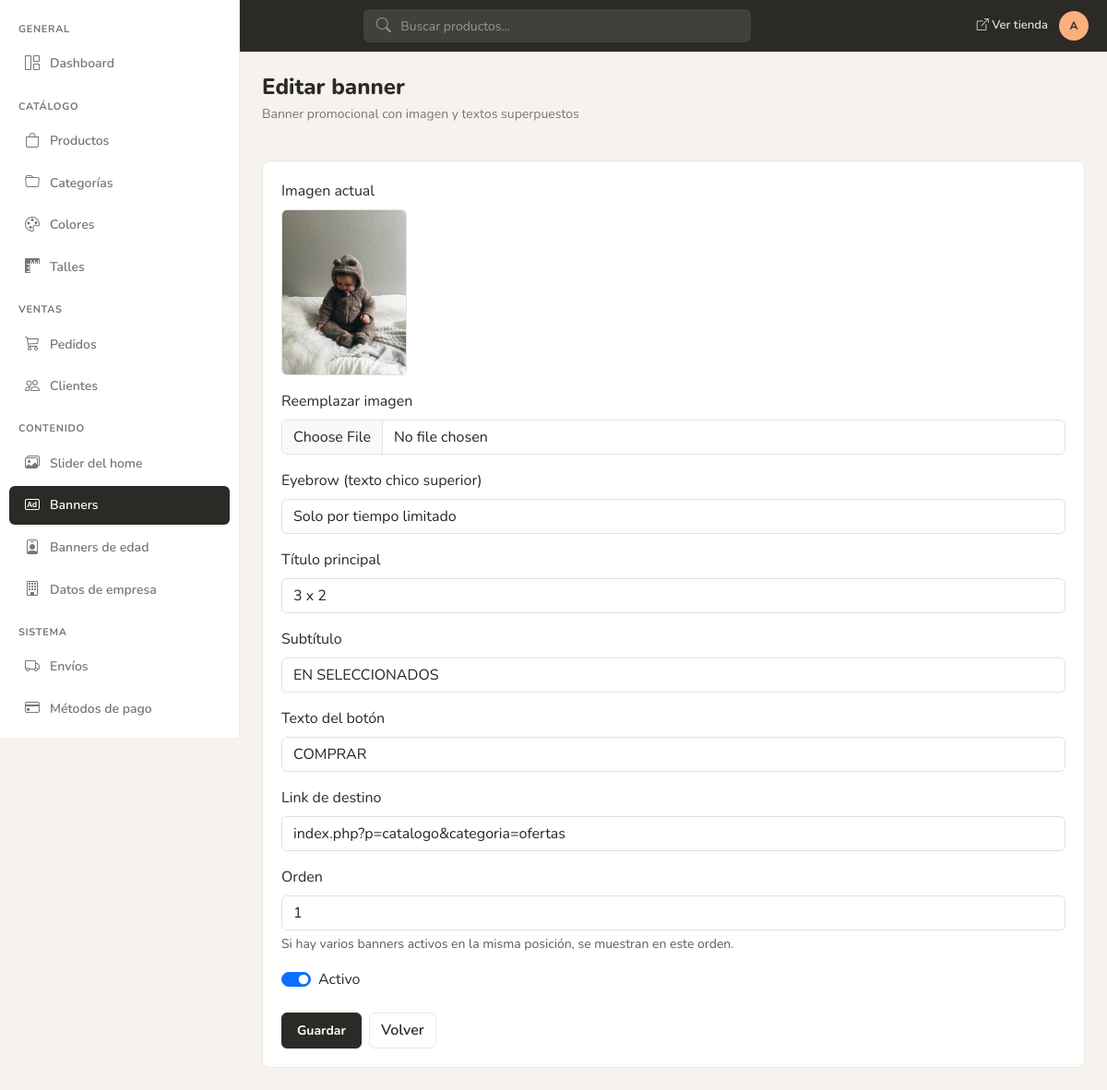
Page /admin/a_banner.php?id=1 (signed in) on the committed database.
### tables this page shows
CREATE TABLE IF NOT EXISTS `tbl_banners` (
  `id_banner` int NOT NULL AUTO_INCREMENT,
  `eyebrow` varchar(150) DEFAULT NULL,
  `titulo` varchar(150) DEFAULT NULL,
  `subtitulo` varchar(150) DEFAULT NULL,
  `texto_boton` varchar(100) DEFAULT NULL,
  `imagen` varchar(250) NOT NULL,
  `link_url` varchar(255) DEFAULT NULL,
  `posicion` varchar(50) DEFAULT NULL,
  `orden` int DEFAULT 0,
  `activo` tinyint DEFAULT 1,
  PRIMARY KEY (`id_banner`)
);

### admin/include/funciones.php (called while the page is built, shortened)
<?php
function admin_site_path(string $path = ''): string
{
    $base = defined('SITE_URL')
        ? rtrim((string)(parse_url(SITE_URL, PHP_URL_PATH) ?: ''), '/')
        : (defined('BASE_PATH') ? rtrim(BASE_PATH, '/') : '');
    $clean = ltrim(str_replace('\\', '/', $path), '/');
    if ($clean === '') {
        return $base === '' ? '/' : $base;
    }
    return ($base === '' ? '' : $base) . '/' . $clean;
}
if (!function_exists('imgprod_path')) {
    function imgprod_path(string $path = ''): string
    {
        return admin_site_path('imgprod/' . ltrim($path, '/'));
    }
}

### admin/a_banner.php (the view, shortened to what this page needs)
<?php
require_once __DIR__ . '/include/includes.php';
$id_banner = (int)($_GET['id'] ?? 0);
$pageTitle = $id_banner > 0 ? 'Editar banner' : 'Nuevo banner';
if ($id_banner > 0) {
    $stmt = mysqli_prepare($con, 'SELECT * FROM tbl_banners WHERE id_banner = ?');
    mysqli_stmt_bind_param($stmt, 'i', $id_banner);
    mysqli_stmt_execute($stmt);
    $found = mysqli_fetch_assoc(mysqli_stmt_get_result($stmt));
    if ($found) {
        $row = $found;
    }
}
include __DIR__ . '/header.php';
?>
<div class="admin-section-header">
    <div>
        <h1><?= htmlspecialchars($pageTitle, ENT_QUOTES, 'UTF-8') ?></h1>
        <p class="subtitle">Banner promocional con imagen y textos superpuestos</p>
    </div>
</div>
<div class="admin-card">
    <div class="admin-card-body">
        <form method="post" enctype="multipart/form-data">
            <?php if (!empty($row['imagen'])): ?>
            <div class="mb-3">
                <label class="form-label">Imagen actual</label>
                <div>
                    <img
                        src="<?= htmlspecialchars(imgprod_path((string)$row['imagen']), ENT_QUOTES, 'UTF-8') ?>"
                        alt=""
                        class="rounded border"
                        style="max-width:320px;max-height:180px;object-fit:cover"
                    >
                </div>
            </div>
            <?php endif; ?>
            <div class="mb-3">
                <label class="form-label" for="imagen"><?= $id_banner > 0 ? 'Reemplazar imagen' : 'Imagen' ?></label>
                <input type="file" name="imagen" id="imagen" class="form-control" accept=".jpg,.jpeg,.png,.webp" <?= $id_banner > 0 ? '' : 'required' ?>>
            </div>
            <div class="mb-3">
                <label class="form-label" for="eyebrow">Eyebrow (texto chico superior)</label>
                <input type="text" name="eyebrow" id="eyebrow" class="form-control"
                    placeholder="Solo por tiempo limitado"
                    value="<?= htmlspecialchars((string)($row['eyebrow'] ?? ''), ENT_QUOTES, 'UTF-8') ?>">
            </div>
            <div class="mb-3">
                <label class="form-label" for="titulo">Título principal</label>
                <input type="text" name="titulo" id="titulo" class="form-control"
                    placeholder="3 x 2"
                    value="<?= htmlspecialchars((string)($row['titulo'] ?? ''), ENT_QUOTES, 'UTF-8') ?>">
            </div>
            <div class="mb-3">
                <label class="form-label" for="subtitulo">Subtítulo</label>
                <input type="text" name="subtitulo" id="subtitulo" class="form-control"
                    placeholder="EN SELECCIONADOS"
                    value="<?= htmlspecialchars((string)($row['subtitulo'] ?? ''), ENT_QUOTES, 'UTF-8') ?>">
            </div>
            <div class="mb-3">
                <label class="form-label" for="texto_boton">Texto del botón</label>
                <input type="text" name="texto_boton" id="texto_boton" class="form-control"
                    placeholder="COMPRAR"
                    value="<?= htmlspecialchars((string)($row['texto_boton'] ?? ''), ENT_QUOTES, 'UTF-8') ?>">
            </div>
            <div class="mb-3">
                <label class="form-label" for="link_url">Link de destino</label>
                <input type="text" name="link_url" id="link_url" class="form-control"
                    placeholder="index.php?p=catalogo&categoria=ofertas"
                    value="<?= htmlspecialchars((string)($row['link_url'] ?? ''), ENT_QUOTES, 'UTF-8') ?>">
            </div>
            <div class="mb-3">
                <label class="form-label" for="orden">Orden</label>
                <input type="number" name="orden" id="orden" class="form-control" min="0" step="1"
                    value="<?= (int)($row['orden'] ?? 0) ?>">
                <div class="form-text">Si hay varios banners activos en la misma posición, se muestran en este orden.</div>
            </div>
            <div class="form-check form-switch mb-4">
                <input class="form-check-input" type="checkbox" name="activo" id="activo"
                    <?= (int)($row['activo'] ?? 1) ? 'checked' : '' ?>>
                <label class="form-check-label" for="activo">Activo</label>
            </div>
            <div class="d-flex gap-2">
                <button type="submit" class="btn btn-ink">Guardar</button>
                <a href="banners.php" class="btn btn-outline-ink">Volver</a>
            </div>
        </form>
    </div>
</div>
<?php include __DIR__ . '/pie.php'; ?>

### admin/assets/css/admin.css (style rules this page uses)
:root { --yofi-peach: #FAAF7D; --yofi-dusty: #96AFC8; --yofi-terracotta: #E1644B; --yofi-olive: #7D7D64; --yofi-cream: #FAE1C8; --yofi-ink: #2C2A27; --yofi-border: #ECE8E2; --yofi-muted-bg: #F6F3EF; --yofi-muted-text: #7A7570; --yofi-sidebar-width: 260px; --yofi-topbar-height: 56px; --yofi-radius-lg: 8px; --yofi-radius-md: 6px; --yofi-status-green-bg: #D1FAE5; --yofi-status-green-text: #047857; --yofi-status-amber-bg: #FEF3C7; --yofi-status-amber-text: #B45309; --yofi-status-blue-bg: #E0F2FE; --yofi-status-blue-text: #0369A1; --yofi-status-red-bg: #FBE2DC; --yofi-status-red-text: #9A3412; }
*, *::before, *::after { box-sizing: border-box; }
body.admin-body { background: var(--yofi-muted-bg); font-family: 'Nunito', system-ui, sans-serif; color: var(--yofi-ink); margin: 0; }
.admin-section-header { display: flex; flex-wrap: wrap; align-items: flex-start; justify-content: space-between; gap: 1rem; margin-bottom: 1.5rem; }
.admin-section-header h1 { font-size: 1.5rem; font-weight: 800; margin: 0; line-height: 1.2; }
.admin-section-header .subtitle { color: var(--yofi-muted-text); font-size: 0.875rem; margin-top: 0.25rem; }
.btn-ink { background: var(--yofi-ink); border: 1px solid var(--yofi-ink); color: #fff; border-radius: var(--yofi-radius-md); font-weight: 700; font-size: 0.875rem; padding: 0.5rem 1rem; }
.btn-outline-ink { border: 1px solid var(--yofi-border); color: var(--yofi-ink); background: #fff; border-radius: var(--yofi-radius-md); font-weight: 600; }
.admin-card { background: #fff; border: 1px solid var(--yofi-border); border-radius: var(--yofi-radius-lg); overflow: hidden; }
.admin-card-body { padding: 1.25rem; }

### rows in the picture
tbl_banners: imagen (picture), eyebrow "Solo por tiempo limitado", titulo "3 x 2", subtitulo "EN SELECCIONADOS", texto_boton "COMPRAR", link_url "index.php?p=catalogo&categoria=ofertas", orden "1", activo "☑"

### other values in the picture
$adminInitials "A"
$pageTitle "Editar banner"
